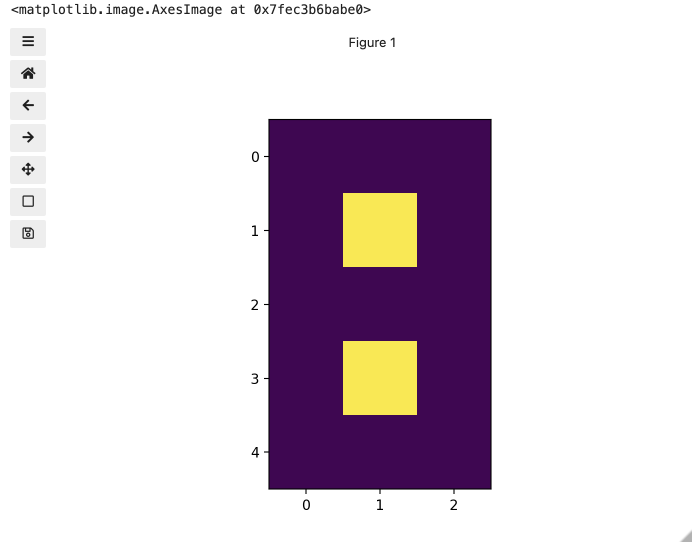
#> input picture individual_modules/image_processing_with_python/figures/eight.png, 1392 x 1094 px, given in place of eight.tif, which was not available (shown at 1/2 size)
$ jupyter execute image_basics.ipynb   (shell and % lines are left out)   (text cells are left out)
#> lines starting #> are read from the running program, lines starting #| are printed output that depends on the picture; after the words box and inside, x2 and y2 are one past the last pixel; in counts of white or black regions, pixels touching at a corner belong together; pictures that were not available may be replaced by others from this repository, and a replacement may not be noted
[cell 1]
"""Python library for reading and writing images."""

import imageio.v3 as iio

[cell 2]
eight = iio.imread(uri="data/eight.tif")
#> eight is the input picture: shape (1094, 1392, 4); mean R, G, B, A 216.8, 206.2, 215.6, 255
print(type(eight))
#| <class 'numpy.ndarray'>

[cell 3]
"""Python libraries for learning and performing image processing."""

import ipympl
import matplotlib.pyplot as plt
import numpy as np
import skimage as ski

[cell 4]
fig, ax = plt.subplots()
ax.imshow(eight)

[cell 5]
print(eight.shape)
#| (1094, 1392, 4)
print(eight)
#> (printed output is left out)

[cell 6]
zero = iio.imread(uri="data/eight.tif")
zero[2, 1] = 1.0
#> zero: shape (1094, 1392, 4); under 0.01% of pixels changed, all inside (x1, y1, x2, y2) = (1, 2, 2, 3)

# The following line of code creates a new figure for imshow to use in displaying our output.
fig, ax = plt.subplots()
ax.imshow(zero)
print(zero)
#> (printed output is left out)

[cell 7]
# make a copy of eight
three_colours = iio.imread(uri="data/eight.tif")

# multiply the whole matrix by 128
three_colours = three_colours * 128
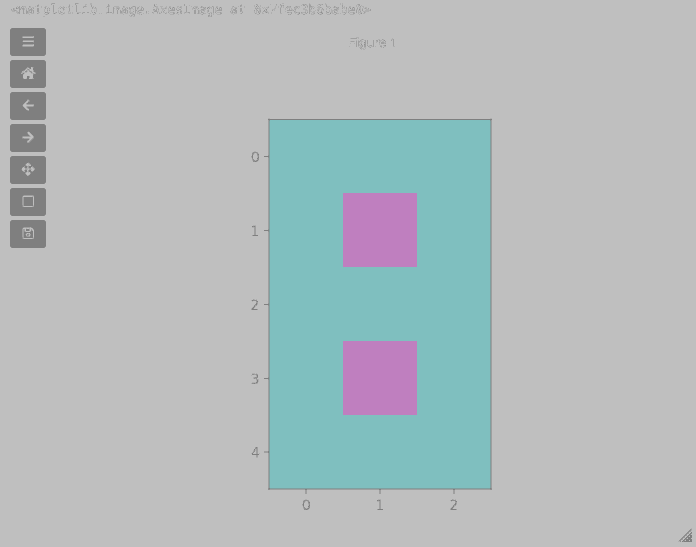
#> three_colours: shape (1094, 1392, 4) (shown at 1/2 size); mean R, G, B, A 101.4, 121.4, 125.1, 128; transparent parts drawn white

# set the middle row (index 2) to the value of 255.,
# so you end up with the values 0., 128., and 255.
three_colours[2, :] = 255.
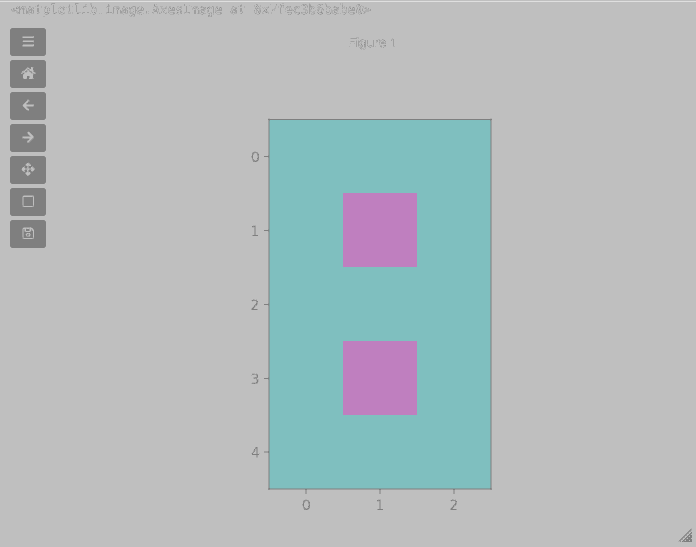
#> three_colours: shape (1094, 1392, 4) (shown at 1/2 size); 0.09% of pixels changed, all inside (x1, y1, x2, y2) = (0, 2, 1392, 3); transparent parts drawn white
fig, ax = plt.subplots()
ax.imshow(three_colours)
print(three_colours)
#> (printed output is left out)

[cell 8]
fig, ax = plt.subplots()
ax.imshow(three_colours, cmap="gray")

[cell 9]
# set the random seed so we all get the same matrix
pseudorandomizer = np.random.RandomState(2021)
# create a 4 × 4 checkerboard of random colours
checkerboard = pseudorandomizer.randint(0, 255, size=(4, 4, 3))
# restore the default map as you show the image
fig, ax = plt.subplots()
ax.imshow(checkerboard)
# display the arrays
print(checkerboard)
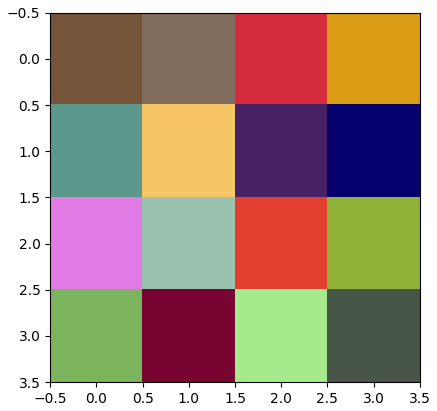
#> figure drawn by matplotlib, 1 panel

[cell 10]
# extract all the colour information for the blue square
upper_right_square = checkerboard[1, 3, :]
upper_right_square

[cell 11]
red_channel = checkerboard * [1, 0, 0]
fig, ax = plt.subplots()
ax.imshow(red_channel)

green_channel = checkerboard * [0, 1, 0]
fig, ax = plt.subplots()
ax.imshow(green_channel)

blue_channel = checkerboard * [0, 0, 1]
fig, ax = plt.subplots()
ax.imshow(blue_channel)
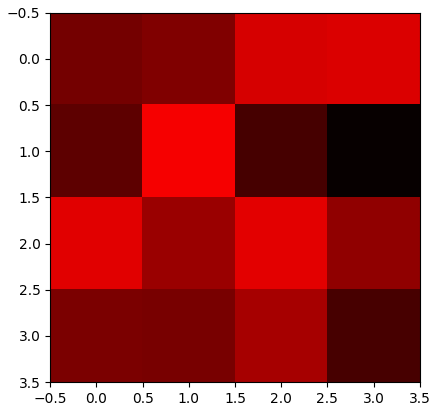
#> figure drawn by matplotlib, 1 panel
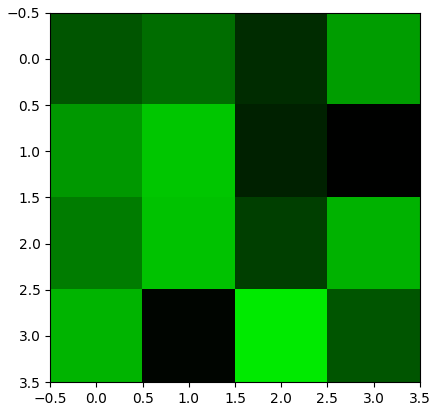
#> figure drawn by matplotlib, 1 panel
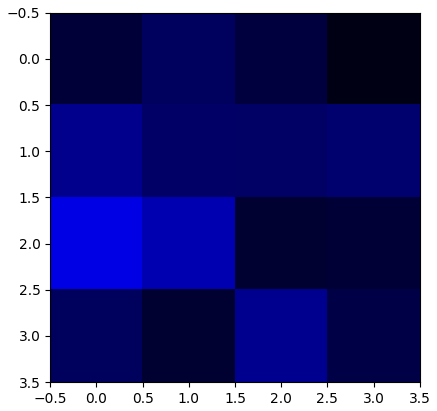
#> figure drawn by matplotlib, 1 panel

[cell 12]
from jupyterquiz import display_quiz
display_quiz("questions/summary_image_basics.json")
#> (this line was passed over: jupyterquiz is not available in this run)

$ run again, with individual_modules/image_processing_with_python/figures/Gaussian_2D.png copied over individual_modules/image_processing_with_python/figures/eight.png
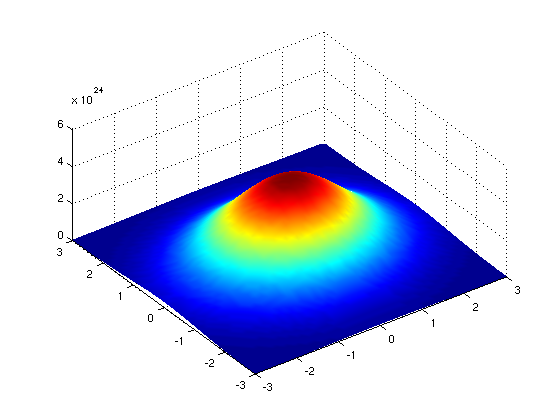
#> input picture individual_modules/image_processing_with_python/figures/Gaussian_2D.png, 560 x 420 px, given in place of eight.tif, which was not available
#> eight is the input picture: shape (420, 560, 3); mean R, G, B 207.1, 213.7, 235.1
#| <class 'numpy.ndarray'>
#| (420, 560, 3)
#> (printed output is left out)
#> zero: shape (420, 560, 3); under 0.01% of pixels changed, all inside (x1, y1, x2, y2) = (1, 2, 2, 3)
#> (printed output is left out)
#> `three_colours = three_colours * 128`:
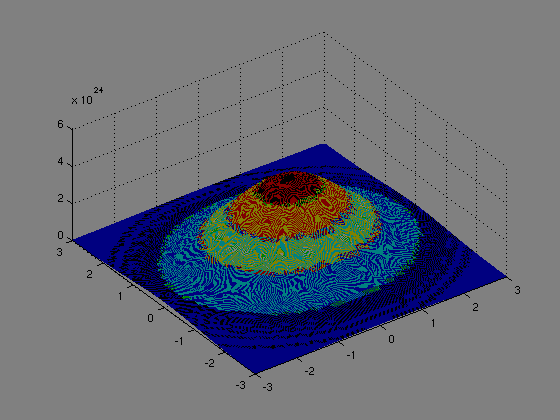
#> three_colours: shape (420, 560, 3); mean R, G, B 103.8, 107.7, 117.9
#> `three_colours[2, :] = 255.`:
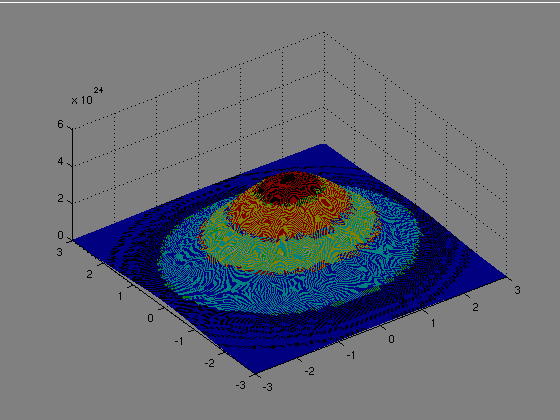
#> three_colours: shape (420, 560, 3); 0.24% of pixels changed, all inside (x1, y1, x2, y2) = (0, 2, 560, 3)
#> (printed output is left out)

$ run again, with individual_modules/image_processing_with_python/figures/black-and-white-gradient.png copied over individual_modules/image_processing_with_python/figures/eight.png
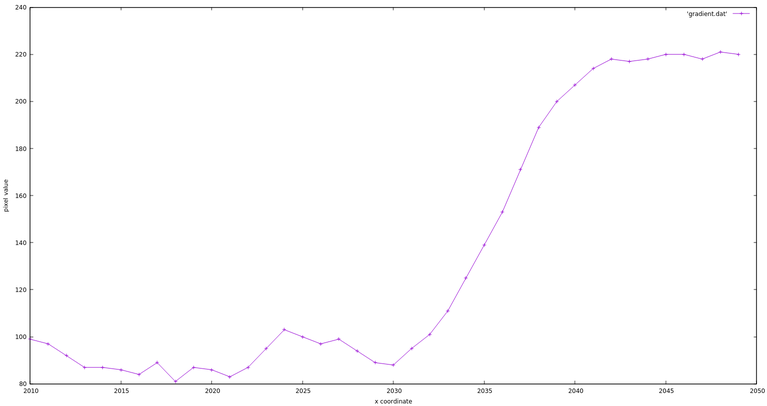
#> input picture individual_modules/image_processing_with_python/figures/black-and-white-gradient.png, 767 x 406 px, given in place of eight.tif, which was not available
#> eight is the input picture: shape (406, 767, 3); mean R, G, B 252.8, 252.5, 252.9
#| <class 'numpy.ndarray'>
#| (406, 767, 3)
#> (printed output is left out)
#> zero: shape (406, 767, 3); under 0.01% of pixels changed, all inside (x1, y1, x2, y2) = (1, 2, 2, 3)
#> (printed output is left out)
#> `three_colours = three_colours * 128`:
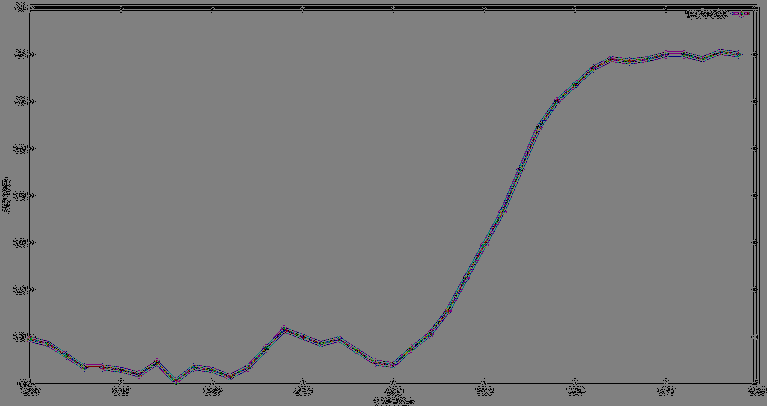
#> three_colours: shape (406, 767, 3); mean R, G, B 124.2, 124.1, 124.5
#> `three_colours[2, :] = 255.`:
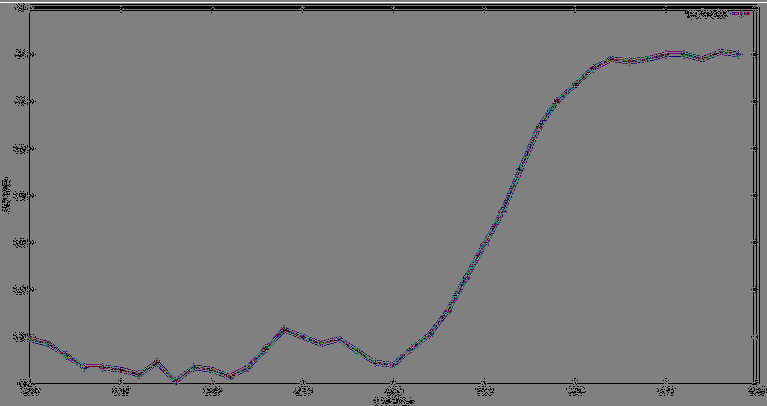
#> three_colours: shape (406, 767, 3); 0.25% of pixels changed, all inside (x1, y1, x2, y2) = (0, 2, 767, 3)
#> (printed output is left out)

$ run again, with individual_modules/image_processing_with_python/figures/cat-corner-blue.png copied over individual_modules/image_processing_with_python/figures/eight.png
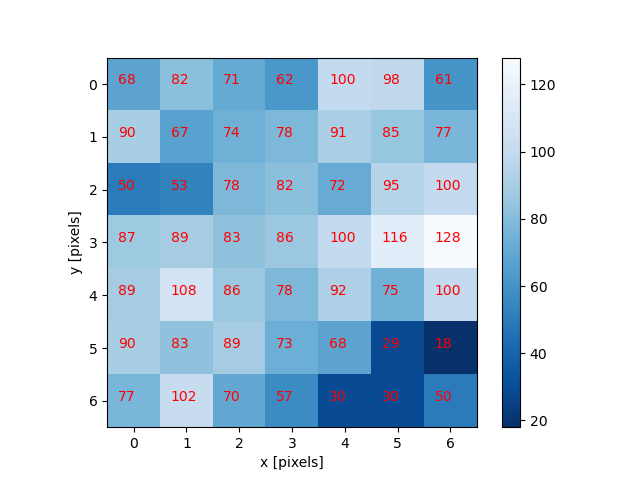
#> input picture individual_modules/image_processing_with_python/figures/cat-corner-blue.png, 640 x 480 px, given in place of eight.tif, which was not available
#> eight is the input picture: shape (480, 640, 4); mean R, G, B, A 194.3, 214.8, 230.6, 255
#| <class 'numpy.ndarray'>
#| (480, 640, 4)
#> (printed output is left out)
#> zero: shape (480, 640, 4); under 0.01% of pixels changed, all inside (x1, y1, x2, y2) = (1, 2, 2, 3)
#> (printed output is left out)
#> `three_colours = three_colours * 128`:
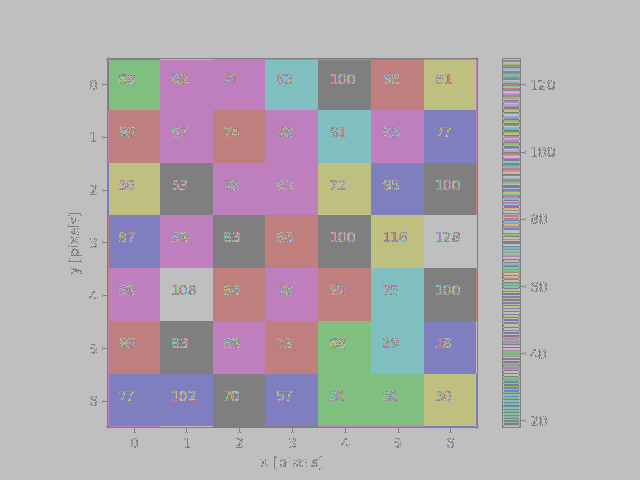
#> three_colours: shape (480, 640, 4); mean R, G, B, A 98.8, 86.2, 96.5, 128; transparent parts drawn white
#> `three_colours[2, :] = 255.`:
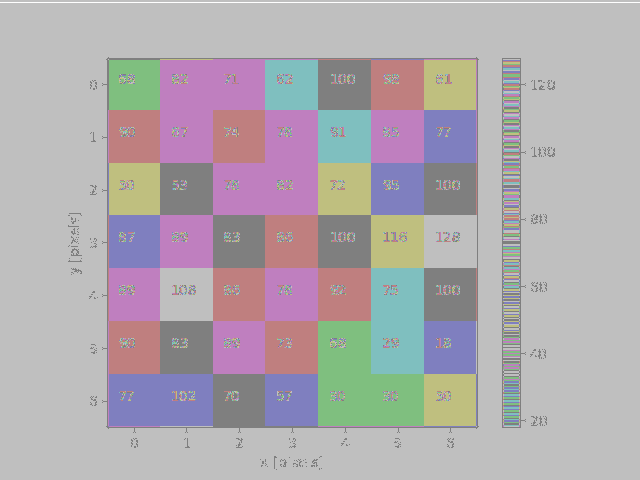
#> three_colours: shape (480, 640, 4); 0.21% of pixels changed, all inside (x1, y1, x2, y2) = (0, 2, 640, 3); transparent parts drawn white
#> (printed output is left out)
